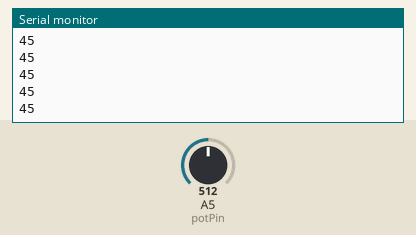
A sketch run on a simulated Arduino Uno, built with avr-gcc and run on an emulated ATmega328P. On the bench: the last lines printed to the serial monitor. The test bench sets the inputs (shaded band); at power-on: A5 (potPin) = 512.

Above: at 1.2 s.
1.3 s: A5 (potPin) set to 716
At 1.31 s:
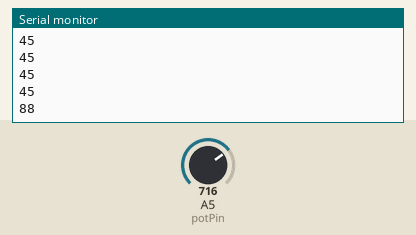
2.8 s: A5 (potPin) set to 900
At 2.82 s:
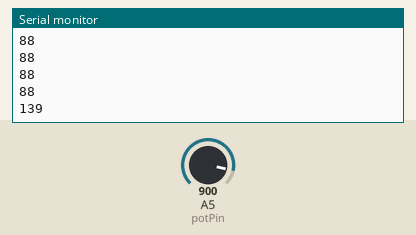
Timing chart, 0 to 5.8 s (numbered marks = the images above; inputs shaded):
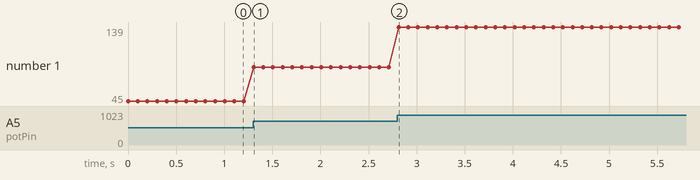

The sketch:

potentiometer_steady.ino
```cpp
int potPin = 5;    // select the input pin for the potentiometer
//int ledPin = 13;   // select the pin for the LED
int potentiometer_read = 0;       // variable to store the value coming from the sensor
int wait = 100;
int potentiometer_value = 0;
int last_potentiometer_value = 0;
int potentiometer_min_value = 0;
int potentiometer_max_value = 180;

void setup()
{
  //pinMode(ledPin, OUTPUT);  // declare the ledPin as an OUTPUT
  Serial.begin(9600);
}

void loop()
{
  potentiometer_read = analogRead(potPin);    // read the value from the sensor
  potentiometer_value = read_potentiometer(potentiometer_read, potentiometer_min_value, potentiometer_max_value);
  potentiometer_value = map(pow(potentiometer_read,2)/256,0,4088,potentiometer_min_value,potentiometer_max_value);
  potentiometer_value = stabilise(potentiometer_value, last_potentiometer_value);
  last_potentiometer_value = potentiometer_value;

  Serial.println(potentiometer_value);
  delay(wait);
}

void p_read()
{
  int potentiometer_read = 0;       // variable to store the value coming from the sensor
  int wait = 100;
  int potentiometer_value = 0;
  int last_potentiometer_value = 0;
  int potentiometer_min_value = 0;
  int potentiometer_max_value = 180;

}

int stabilise(int current_value, int last_value)
{
  return (abs(current_value - last_value) == 1) ? max(current_value, last_value) : current_value;
}

int read_potentiometer(int potentiometer_read, int potentiometer_min_value, int potentiometer_max_value)
{
  return map(pow(potentiometer_read,2)/256,0,4088,potentiometer_min_value,potentiometer_max_value);
}
```

Measured:
- after the input at 1.3 s, the serial monitor: prints a new line at once (image 1)
- after the input at 2.8 s, the serial monitor: prints a new line at once (image 2)
- plotted number 1: 45 → 88 after the input at 1.3 s, 88 → 139 after the input at 2.8 s
